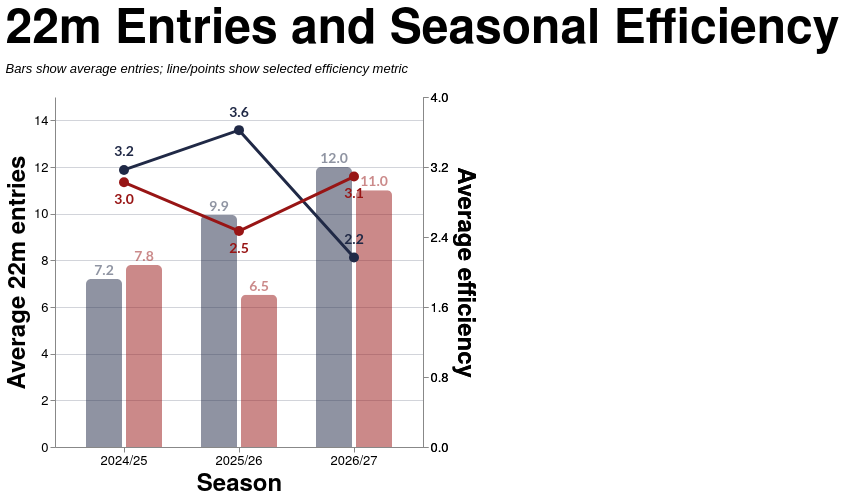

Source (Vega-Lite JSON):
### Vega-Lite specification from a JSON file in a GitHub repository (floating-point values rounded to 4 significant figures)
{"config": {"axis": {"labelFont": "PT Sans Narrow, Helvetica Neue, Helvetica, Arial, sans-serif", "titleFont": "PT Sans Narrow, Helvetica Neue, Helvetica, Arial, sans-serif", "labelFontSize": 13, "titleFontSize": 24, "gridColor": "#202947", "gridOpacity": 0.2, "zindex": 1}, "text": {"font": "Lato, sans-serif"}, "bar": {"cornerRadiusEnd": 5}, "header": {"labelFont": "PT Sans Narrow, Helvetica Neue, Helvetica, Arial, sans-serif", "titleFont": "PT Sans Narrow, Helvetica Neue, Helvetica, Arial, sans-serif", "labelFontSize": 24, "titleFontSize": 28, "labelFontWeight": "bold", "orient": "left"}, "legend": {"labelFont": "PT Sans Narrow, Helvetica Neue, Helvetica, Arial, sans-serif", "titleFont": "PT Sans Narrow, Helvetica Neue, Helvetica, Arial, sans-serif", "labelFontSize": 14, "titleFontSize": 16, "titlePadding": 5, "fillColor": "white", "strokeColor": "black", "padding": 10, "titleFontWeight": "lighter", "titleFontStyle": "italic", "titleColor": "gray", "offset": 10}, "title": {"font": "PT Sans Narrow, Helvetica Neue, Helvetica, Arial, sans-serif", "fontSize": 48, "fontWeight": "bold", "anchor": "start", "align": "center", "titlePadding": 20, "subtitlePadding": 10, "subtitleFontSize": 13, "subtitleColor": "", "subtitleFontStyle": "italic", "offset": 15, "color": "black"}, "axisX": {"labelAngle": 0}, "facet": {"title": null, "header": null, "align": {"row": "each", "column": "each"}, "spacing": 10}, "resolve": {"scale": {"y": "independent", "facet": "independent"}}, "background": "transparent", "scale": {"offsetBandPaddingOuter": 0.2, "offsetBandPaddingInner": 0.1}, "view": {"stroke": null, "background": "transparent"}}, "layer": [{"mark": {"type": "bar", "opacity": 0.5}, "encoding": {"color": {"field": "team", "legend": null, "scale": {"domain": ["EGRFC", "Opposition"], "range": ["#202946", "#981515"]}, "title": "Team", "type": "nominal"}, "tooltip": [{"field": "season", "title": "Season", "type": "nominal"}, {"field": "team", "title": "Team", "type": "nominal"}, {"field": "avg_entries", "format": ".2f", "title": "Avg 22m Entries", "type": "quantitative"}, {"field": "avg_points_per_entry", "format": ".2f", "title": "Avg Pts/Entry", "type": "quantitative"}, {"field": "avg_tries_eff_pct", "format": ".1f", "title": "Avg Try Efficiency", "type": "quantitative"}], "x": {"axis": {"labelAngle": 0}, "field": "season", "sort": ["2024/25", "2025/26", "2026/27"], "title": "Season", "type": "nominal"}, "xOffset": {"field": "team", "sort": ["EGRFC", "Opposition"], "type": "nominal"}, "y": {"axis": {"format": ".0f", "grid": true, "tickCount": 6}, "field": "avg_entries", "scale": {"domain": [0, 15.0], "nice": false}, "title": "Average 22m entries", "type": "quantitative"}}, "transform": [{"filter": "(rzSquad == 'All' || datum.squad == rzSquad) && (indexof(rzSeason, datum.season) >= 0) && datum.game_type_mode == rzGameType"}, {"calculate": "rzEfficiencyMetricParam == 'Points per 22m entry' ? datum.avg_points_per_entry : datum.avg_tries_eff_pct", "as": "efficiency_value"}, {"calculate": "rzEfficiencyMetricParam == 'Points per 22m entry' ? datum.avg_points_per_entry * (100 / 4.0) : datum.avg_tries_eff_pct", "as": "efficiency_plot"}, {"calculate": "rzEfficiencyMetricParam == 'Points per 22m entry' ? 'Pts/entry' : 'Try efficiency (%)'", "as": "efficiency_label"}, {"calculate": "rzEfficiencyMetricParam == 'Points per 22m entry' ? format(datum.avg_points_per_entry, '.1f') : format(datum.avg_tries_eff_pct, '.0f') + '%'", "as": "efficiency_text"}, {"calculate": "format(datum.avg_entries, '.1f')", "as": "entries_text"}, {"calculate": "datum.team == 'EGRFC' ? datum.efficiency_plot + 5 : datum.efficiency_plot - 5", "as": "efficiency_text_y"}]}, {"mark": {"type": "text", "dy": -8, "fontSize": 14, "fontWeight": "bold", "opacity": 0.5}, "encoding": {"color": {"field": "team", "legend": null, "scale": {"domain": ["EGRFC", "Opposition"], "range": ["#202946", "#981515"]}, "type": "nominal"}, "text": {"field": "entries_text", "type": "nominal"}, "x": {"field": "season", "sort": ["2024/25", "2025/26", "2026/27"], "type": "nominal"}, "xOffset": {"field": "team", "sort": ["EGRFC", "Opposition"], "type": "nominal"}, "y": {"axis": null, "field": "avg_entries", "scale": {"domain": [0, 15.0], "nice": false}, "type": "quantitative"}}, "transform": [{"filter": "(rzSquad == 'All' || datum.squad == rzSquad) && (indexof(rzSeason, datum.season) >= 0) && datum.game_type_mode == rzGameType"}, {"calculate": "rzEfficiencyMetricParam == 'Points per 22m entry' ? datum.avg_points_per_entry : datum.avg_tries_eff_pct", "as": "efficiency_value"}, {"calculate": "rzEfficiencyMetricParam == 'Points per 22m entry' ? datum.avg_points_per_entry * (100 / 4.0) : datum.avg_tries_eff_pct", "as": "efficiency_plot"}, {"calculate": "rzEfficiencyMetricParam == 'Points per 22m entry' ? 'Pts/entry' : 'Try efficiency (%)'", "as": "efficiency_label"}, {"calculate": "rzEfficiencyMetricParam == 'Points per 22m entry' ? format(datum.avg_points_per_entry, '.1f') : format(datum.avg_tries_eff_pct, '.0f') + '%'", "as": "efficiency_text"}, {"calculate": "format(datum.avg_entries, '.1f')", "as": "entries_text"}, {"calculate": "datum.team == 'EGRFC' ? datum.efficiency_plot + 5 : datum.efficiency_plot - 5", "as": "efficiency_text_y"}]}, {"mark": {"type": "line", "size": 3}, "encoding": {"color": {"field": "team", "legend": null, "scale": {"domain": ["EGRFC", "Opposition"], "range": ["#202946", "#981515"]}, "type": "nominal"}, "detail": {"field": "team", "type": "nominal"}, "tooltip": [{"field": "season", "title": "Season", "type": "nominal"}, {"field": "team", "title": "Team", "type": "nominal"}, {"field": "efficiency_label", "title": "Metric", "type": "nominal"}, {"field": "efficiency_value", "format": ".2f", "title": "Efficiency", "type": "quantitative"}], "x": {"field": "season", "sort": ["2024/25", "2025/26", "2026/27"], "type": "nominal"}, "y": {"axis": {"grid": false, "labelExpr": "rzEfficiencyMetricParam == 'Try-scoring efficiency (%)' ? format(datum.value, '.0f') + '%' : format(datum.value * (4.0 / 100), '.1f')", "orient": "right", "tickCount": 6}, "field": "efficiency_plot", "scale": {"domain": [0, 100], "nice": false}, "title": "Average efficiency", "type": "quantitative"}}, "transform": [{"filter": "(rzSquad == 'All' || datum.squad == rzSquad) && (indexof(rzSeason, datum.season) >= 0) && datum.game_type_mode == rzGameType"}, {"calculate": "rzEfficiencyMetricParam == 'Points per 22m entry' ? datum.avg_points_per_entry : datum.avg_tries_eff_pct", "as": "efficiency_value"}, {"calculate": "rzEfficiencyMetricParam == 'Points per 22m entry' ? datum.avg_points_per_entry * (100 / 4.0) : datum.avg_tries_eff_pct", "as": "efficiency_plot"}, {"calculate": "rzEfficiencyMetricParam == 'Points per 22m entry' ? 'Pts/entry' : 'Try efficiency (%)'", "as": "efficiency_label"}, {"calculate": "rzEfficiencyMetricParam == 'Points per 22m entry' ? format(datum.avg_points_per_entry, '.1f') : format(datum.avg_tries_eff_pct, '.0f') + '%'", "as": "efficiency_text"}, {"calculate": "format(datum.avg_entries, '.1f')", "as": "entries_text"}, {"calculate": "datum.team == 'EGRFC' ? datum.efficiency_plot + 5 : datum.efficiency_plot - 5", "as": "efficiency_text_y"}]}, {"mark": {"type": "point", "filled": true, "opacity": 1.0, "size": 100}, "encoding": {"color": {"field": "team", "legend": null, "scale": {"domain": ["EGRFC", "Opposition"], "range": ["#202946", "#981515"]}, "type": "nominal"}, "tooltip": [{"field": "season", "title": "Season", "type": "nominal"}, {"field": "team", "title": "Team", "type": "nominal"}, {"field": "efficiency_label", "title": "Metric", "type": "nominal"}, {"field": "efficiency_value", "format": ".2f", "title": "Efficiency", "type": "quantitative"}], "x": {"field": "season", "sort": ["2024/25", "2025/26", "2026/27"], "type": "nominal"}, "y": {"axis": {"grid": false, "labelExpr": "rzEfficiencyMetricParam == 'Try-scoring efficiency (%)' ? format(datum.value, '.0f') + '%' : format(datum.value * (4.0 / 100), '.1f')", "orient": "right", "tickCount": 6}, "field": "efficiency_plot", "scale": {"domain": [0, 100], "nice": false}, "title": "Average efficiency", "type": "quantitative"}}, "transform": [{"filter": "(rzSquad == 'All' || datum.squad == rzSquad) && (indexof(rzSeason, datum.season) >= 0) && datum.game_type_mode == rzGameType"}, {"calculate": "rzEfficiencyMetricParam == 'Points per 22m entry' ? datum.avg_points_per_entry : datum.avg_tries_eff_pct", "as": "efficiency_value"}, {"calculate": "rzEfficiencyMetricParam == 'Points per 22m entry' ? datum.avg_points_per_entry * (100 / 4.0) : datum.avg_tries_eff_pct", "as": "efficiency_plot"}, {"calculate": "rzEfficiencyMetricParam == 'Points per 22m entry' ? 'Pts/entry' : 'Try efficiency (%)'", "as": "efficiency_label"}, {"calculate": "rzEfficiencyMetricParam == 'Points per 22m entry' ? format(datum.avg_points_per_entry, '.1f') : format(datum.avg_tries_eff_pct, '.0f') + '%'", "as": "efficiency_text"}, {"calculate": "format(datum.avg_entries, '.1f')", "as": "entries_text"}, {"calculate": "datum.team == 'EGRFC' ? datum.efficiency_plot + 5 : datum.efficiency_plot - 5", "as": "efficiency_text_y"}]}, {"mark": {"type": "text", "fontSize": 14, "fontWeight": "bold"}, "encoding": {"color": {"field": "team", "legend": null, "scale": {"domain": ["EGRFC", "Opposition"], "range": ["#202946", "#981515"]}, "type": "nominal"}, "detail": {"field": "team", "type": "nominal"}, "text": {"field": "efficiency_text", "type": "nominal"}, "x": {"field": "season", "sort": ["2024/25", "2025/26", "2026/27"], "type": "nominal"}, "y": {"axis": null, "field": "efficiency_text_y", "scale": {"domain": [0, 100], "nice": false}, "type": "quantitative"}, "yOffset": {"field": "team", "scale": {"range": [-20, 20]}, "sort": ["EGRFC", "Opposition"], "type": "nominal"}}, "transform": [{"filter": "(rzSquad == 'All' || datum.squad == rzSquad) && (indexof(rzSeason, datum.season) >= 0) && datum.game_type_mode == rzGameType"}, {"calculate": "rzEfficiencyMetricParam == 'Points per 22m entry' ? datum.avg_points_per_entry : datum.avg_tries_eff_pct", "as": "efficiency_value"}, {"calculate": "rzEfficiencyMetricParam == 'Points per 22m entry' ? datum.avg_points_per_entry * (100 / 4.0) : datum.avg_tries_eff_pct", "as": "efficiency_plot"}, {"calculate": "rzEfficiencyMetricParam == 'Points per 22m entry' ? 'Pts/entry' : 'Try efficiency (%)'", "as": "efficiency_label"}, {"calculate": "rzEfficiencyMetricParam == 'Points per 22m entry' ? format(datum.avg_points_per_entry, '.1f') : format(datum.avg_tries_eff_pct, '.0f') + '%'", "as": "efficiency_text"}, {"calculate": "format(datum.avg_entries, '.1f')", "as": "entries_text"}, {"calculate": "datum.team == 'EGRFC' ? datum.efficiency_plot + 5 : datum.efficiency_plot - 5", "as": "efficiency_text_y"}]}], "data": {"name": "data-bd8b21be13f22461edc60d98b51b9ab5"}, "height": 350, "params": [{"name": "rzSquad", "value": "All"}, {"name": "rzSeason", "value": ["2026/27", "2025/26", "2024/25"]}, {"name": "rzGameType", "value": "All"}, {"name": "rzEfficiencyMetricParam", "value": "Points per 22m entry"}], "resolve": {"scale": {"y": "independent"}}, "title": {"text": "22m Entries and Seasonal Efficiency", "subtitle": ["Bars show average entries; line/points show selected efficiency metric"]}, "width": {"step": 40}, "$schema": "https://vega.github.io/schema/vega-lite/v5.20.1.json", "datasets": {"data-bd8b21be13f22461edc60d98b51b9ab5": [{"squad": "1st", "season": "2024/25", "team": "EGRFC", "avg_entries": 7.2, "avg_points_per_entry": 3.167, "avg_tries_eff_pct": 41.67, "game_type_mode": "All"}, {"squad": "1st", "season": "2024/25", "team": "Opposition", "avg_entries": 7.8, "avg_points_per_entry": 3.026, "avg_tries_eff_pct": 46.15, "game_type_mode": "All"}, {"squad": "1st", "season": "2025/26", "team": "EGRFC", "avg_entries": 9.941, "avg_points_per_entry": 3.621, "avg_tries_eff_pct": 58.58, "game_type_mode": "All"}, {"squad": "1st", "season": "2025/26", "team": "Opposition", "avg_entries": 6.529, "avg_points_per_entry": 2.468, "avg_tries_eff_pct": 38.74, "game_type_mode": "All"}, {"squad": "1st", "season": "2026/27", "team": "EGRFC", "avg_entries": 12.0, "avg_points_per_entry": 2.167, "avg_tries_eff_pct": 33.33, "game_type_mode": "All"}, {"squad": "1st", "season": "2026/27", "team": "Opposition", "avg_entries": 11.0, "avg_points_per_entry": 3.091, "avg_tries_eff_pct": 54.55, "game_type_mode": "All"}, {"squad": "1st", "season": "2024/25", "team": "EGRFC", "avg_entries": 7.2, "avg_points_per_entry": 3.167, "avg_tries_eff_pct": 41.67, "game_type_mode": "League + Cup"}, {"squad": "1st", "season": "2024/25", "team": "Opposition", "avg_entries": 7.8, "avg_points_per_entry": 3.026, "avg_tries_eff_pct": 46.15, "game_type_mode": "League + Cup"}, {"squad": "1st", "season": "2025/26", "team": "EGRFC", "avg_entries": 9.941, "avg_points_per_entry": 3.621, "avg_tries_eff_pct": 58.58, "game_type_mode": "League + Cup"}, {"squad": "1st", "season": "2025/26", "team": "Opposition", "avg_entries": 6.529, "avg_points_per_entry": 2.468, "avg_tries_eff_pct": 38.74, "game_type_mode": "League + Cup"}, {"squad": "1st", "season": "2024/25", "team": "EGRFC", "avg_entries": 6.75, "avg_points_per_entry": 2.556, "avg_tries_eff_pct": 33.33, "game_type_mode": "League only"}, {"squad": "1st", "season": "2024/25", "team": "Opposition", "avg_entries": 7.25, "avg_points_per_entry": 2.793, "avg_tries_eff_pct": 41.38, "game_type_mode": "League only"}, {"squad": "1st", "season": "2025/26", "team": "EGRFC", "avg_entries": 9.867, "avg_points_per_entry": 3.932, "avg_tries_eff_pct": 60.81, "game_type_mode": "League only"}, {"squad": "1st", "season": "2025/26", "team": "Opposition", "avg_entries": 6.733, "avg_points_per_entry": 2.238, "avg_tries_eff_pct": 35.64, "game_type_mode": "League only"}]}}
